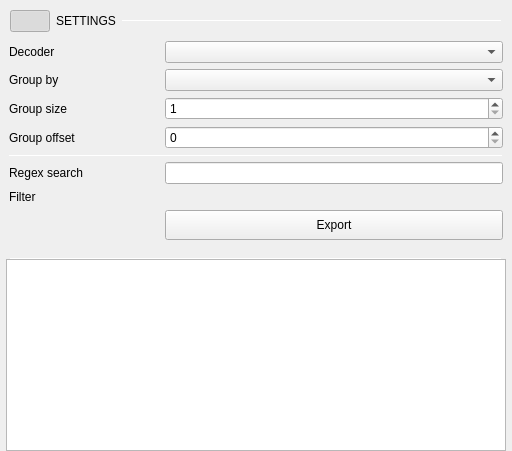
               <widget class="QWidget" name="decoderTablePage">
                <property name="sizePolicy">
                 <sizepolicy hsizetype="Preferred" vsizetype="Preferred">
                  <horstretch>0</horstretch>
                  <verstretch>0</verstretch>
                 </sizepolicy>
                </property>
                <property name="minimumSize">
                 <size>
                  <width>100</width>
                  <height>0</height>
                 </size>
                </property>
                <layout class="QVBoxLayout" name="verticalLayout_12">
                 <property name="spacing">
                  <number>0</number>
                 </property>
                 <property name="leftMargin">
                  <number>0</number>
                 </property>
                 <property name="topMargin">
                  <number>10</number>
                 </property>
                 <property name="rightMargin">
                  <number>0</number>
                 </property>
                 <property name="bottomMargin">
                  <number>0</number>
                 </property>
                 <item>
                  <layout class="QVBoxLayout" name="wDecoderSettingsContainer">
                   <property name="spacing">
                    <number>0</number>
                   </property>
                   <property name="leftMargin">
                    <number>0</number>
                   </property>
                   <property name="rightMargin">
                    <number>0</number>
                   </property>
                   <property name="bottomMargin">
                    <number>0</number>
                   </property>
                   <item>
                    <layout class="QHBoxLayout" name="wDecoderSettingsCollapse">
                     <property name="spacing">
                      <number>6</number>
                     </property>
                     <property name="leftMargin">
                      <number>10</number>
                     </property>
                     <property name="rightMargin">
                      <number>10</number>
                     </property>
                     <item>
                      <widget class="QPushButton" name="btnCollapseSettings">
                       <property name="maximumSize">
                        <size>
                         <width>16777215</width>
                         <height>16777215</height>
                        </size>
                       </property>
                       <property name="text">
                        <string/>
                       </property>
                       <property name="checkable">
                        <bool>true</bool>
                       </property>
                       <property name="checked">
                        <bool>true</bool>
                       </property>
                       <property name="subsection_arrow_button" stdset="0">
                        <bool>true</bool>
                       </property>
                      </widget>
                     </item>
                     <item>
                      <widget class="QLabel" name="label_16">
                       <property name="sizePolicy">
                        <sizepolicy hsizetype="Preferred" vsizetype="Fixed">
                         <horstretch>0</horstretch>
                         <verstretch>0</verstretch>
                        </sizepolicy>
                       </property>
                       <property name="text">
                        <string>SETTINGS</string>
                       </property>
                       <property name="subsection_label" stdset="0">
                        <bool>true</bool>
                       </property>
                      </widget>
                     </item>
                     <item>
                      <widget class="Line" name="line_9">
                       <property name="sizePolicy">
                        <sizepolicy hsizetype="Expanding" vsizetype="Fixed">
                         <horstretch>0</horstretch>
                         <verstretch>0</verstretch>
                        </sizepolicy>
                       </property>
                       <property name="minimumSize">
                        <size>
                         <width>0</width>
                         <height>1</height>
                        </size>
                       </property>
                       <property name="maximumSize">
                        <size>
                         <width>16777215</width>
                         <height>1</height>
                        </size>
                       </property>
                       <property name="orientation">
                        <enum>Qt::Horizontal</enum>
                       </property>
                       <property name="subsection_line" stdset="0">
                        <bool>true</bool>
                       </property>
                      </widget>
                     </item>
                    </layout>
                   </item>
                   <item>
                    <widget class="QWidget" name="wDecoderSettings_2" native="true">
                     <layout class="QGridLayout" name="wDecoderSettings" columnstretch="0,0" columnminimumwidth="150,0">
                      <property name="sizeConstraint">
                       <enum>QLayout::SetMinimumSize</enum>
                      </property>
                      <property name="bottomMargin">
                       <number>2</number>
                      </property>
                      <item row="4" column="1">
                       <widget class="QComboBox" name="primaryAnnotationComboBox">
                        <property name="sizePolicy">
                         <sizepolicy hsizetype="Preferred" vsizetype="Preferred">
                          <horstretch>0</horstretch>
                          <verstretch>0</verstretch>
                         </sizepolicy>
                        </property>
                        <property name="maximumSize">
                         <size>
                          <width>16777215</width>
                          <height>16777215</height>
                         </size>
                        </property>
                       </widget>
                      </item>
                      <item row="6" column="0">
                       <widget class="QLabel" name="label_21">
                        <property name="text">
                         <string>Group size</string>
                        </property>
                       </widget>
                      </item>
                      <item row="8" column="0" colspan="2">
                       <widget class="Line" name="line_10">
                        <property name="sizePolicy">
                         <sizepolicy hsizetype="Expanding" vsizetype="Fixed">
                          <horstretch>0</horstretch>
                          <verstretch>0</verstretch>
                         </sizepolicy>
                        </property>
                        <property name="minimumSize">
                         <size>
                          <width>0</width>
                          <height>1</height>
                         </size>
                        </property>
                        <property name="maximumSize">
                         <size>
                          <width>16777215</width>
                          <height>1</height>
                         </size>
                        </property>
                        <property name="orientation">
                         <enum>Qt::Horizontal</enum>
                        </property>
                        <property name="blue_line" stdset="0">
                         <bool>true</bool>
                        </property>
                       </widget>
                      </item>
                      <item row="2" column="0">
                       <widget class="QLabel" name="label_18">
                        <property name="sizePolicy">
                         <sizepolicy hsizetype="Fixed" vsizetype="Preferred">
                          <horstretch>0</horstretch>
                          <verstretch>0</verstretch>
                         </sizepolicy>
                        </property>
                        <property name="text">
                         <string>Decoder</string>
                        </property>
                       </widget>
                      </item>
                      <item row="6" column="1">
                       <widget class="QSpinBox" name="groupSizeSpinBox">
                        <property name="sizePolicy">
                         <sizepolicy hsizetype="Preferred" vsizetype="Fixed">
                          <horstretch>0</horstretch>
                          <verstretch>0</verstretch>
                         </sizepolicy>
                        </property>
                        <property name="maximumSize">
                         <size>
                          <width>16777215</width>
                          <height>40</height>
                         </size>
                        </property>
                        <property name="minimum">
                         <number>1</number>
                        </property>
                        <property name="value">
                         <number>1</number>
                        </property>
                       </widget>
                      </item>
                      <item row="9" column="1">
                       <widget class="QLineEdit" name="searchBox">
                        <property name="sizePolicy">
                         <sizepolicy hsizetype="Preferred" vsizetype="Fixed">
                          <horstretch>0</horstretch>
                          <verstretch>0</verstretch>
                         </sizepolicy>
                        </property>
                       </widget>
                      </item>
                      <item row="9" column="0">
                       <widget class="QLabel" name="label_20">
                        <property name="text">
                         <string>Regex search</string>
                        </property>
                       </widget>
                      </item>
                      <item row="10" column="0">
                       <widget class="QLabel" name="label_19">
                        <property name="sizePolicy">
                         <sizepolicy hsizetype="Fixed" vsizetype="Preferred">
                          <horstretch>0</horstretch>
                          <verstretch>0</verstretch>
                         </sizepolicy>
                        </property>
                        <property name="text">
                         <string>Filter</string>
                        </property>
                       </widget>
                      </item>
                      <item row="10" column="1">
                       <layout class="QVBoxLayout" name="filterLayout">
                        <property name="spacing">
                         <number>0</number>
                        </property>
                       </layout>
                      </item>
                      <item row="4" column="0">
                       <widget class="QLabel" name="label_17">
                        <property name="sizePolicy">
                         <sizepolicy hsizetype="Fixed" vsizetype="Preferred">
                          <horstretch>0</horstretch>
                          <verstretch>0</verstretch>
                         </sizepolicy>
                        </property>
                        <property name="text">
                         <string>Group by</string>
                        </property>
                       </widget>
                      </item>
                      <item row="2" column="1">
                       <widget class="QComboBox" name="DecoderComboBox">
                        <property name="sizePolicy">
                         <sizepolicy hsizetype="Preferred" vsizetype="Preferred">
                          <horstretch>0</horstretch>
                          <verstretch>0</verstretch>
                         </sizepolicy>
                        </property>
                        <property name="minimumSize">
                         <size>
                          <width>0</width>
                          <height>0</height>
                         </size>
                        </property>
                       </widget>
                      </item>
                      <item row="7" column="0">
                       <widget class="QLabel" name="label_22">
                        <property name="text">
                         <string>Group offset</string>
                        </property>
                       </widget>
                      </item>
                      <item row="7" column="1">
                       <widget class="QSpinBox" name="groupOffsetSpinBox">
                        <property name="sizePolicy">
                         <sizepolicy hsizetype="Preferred" vsizetype="Fixed">
                          <horstretch>0</horstretch>
                          <verstretch>0</verstretch>
                         </sizepolicy>
                        </property>
                        <property name="maximumSize">
                         <size>
                          <width>16777215</width>
                          <height>40</height>
                         </size>
                        </property>
                       </widget>
                      </item>
                      <item row="11" column="1">
                       <widget class="QPushButton" name="btnTableExport">
                        <property name="minimumSize">
                         <size>
                          <width>0</width>
                          <height>30</height>
                         </size>
                        </property>
                        <property name="maximumSize">
                         <size>
                          <width>16777215</width>
                          <height>30</height>
                         </size>
                        </property>
                        <property name="text">
                         <string>Export</string>
                        </property>
                        <property name="blue_button" stdset="0">
                         <bool>true</bool>
                        </property>
                       </widget>
                      </item>
                     </layout>
                    </widget>
                   </item>
                  </layout>
                 </item>
                 <item>
                  <layout class="QVBoxLayout" name="verticalLayout_15">
                   <property name="spacing">
                    <number>2</number>
                   </property>
                   <property name="leftMargin">
                    <number>10</number>
                   </property>
                   <property name="topMargin">
                    <number>0</number>
                   </property>
                   <property name="rightMargin">
                    <number>10</number>
                   </property>
                   <property name="bottomMargin">
                    <number>0</number>
                   </property>
                   <item>
                    <widget class="QLabel" name="statusLabel">
                     <property name="text">
                      <string/>
                     </property>
                     <property name="alignment">
                      <set>Qt::AlignCenter</set>
                     </property>
                    </widget>
                   </item>
                   <item>
                    <widget class="Line" name="line_8">
                     <property name="maximumSize">
                      <size>
                       <width>16777215</width>
                       <height>1</height>
                      </size>
                     </property>
                     <property name="lineWidth">
                      <number>1</number>
                     </property>
                     <property name="orientation">
                      <enum>Qt::Horizontal</enum>
                     </property>
                     <property name="blue_line" stdset="0">
                      <bool>true</bool>
                     </property>
                    </widget>
                   </item>
                  </layout>
                 </item>
                 <item>
                  <layout class="QVBoxLayout" name="verticalLayout_13">
                   <property name="spacing">
                    <number>0</number>
                   </property>
                   <property name="leftMargin">
                    <number>6</number>
                   </property>
                   <property name="rightMargin">
                    <number>6</number>
                   </property>
                   <item>
                    <widget class="scopy::m2k::logic::DecoderTable" name="decoderTableView">
                     <property name="sizePolicy">
                      <sizepolicy hsizetype="Fixed" vsizetype="Expanding">
                       <horstretch>0</horstretch>
                       <verstretch>0</verstretch>
                      </sizepolicy>
                     </property>
                     <property name="minimumSize">
                      <size>
                       <width>500</width>
                       <height>0</height>
                      </size>
                     </property>
                     <property name="frameShadow">
                      <enum>QFrame::Plain</enum>
                     </property>
                    </widget>
                   </item>
                  </layout>
                 </item>
                </layout>
               </widget>
